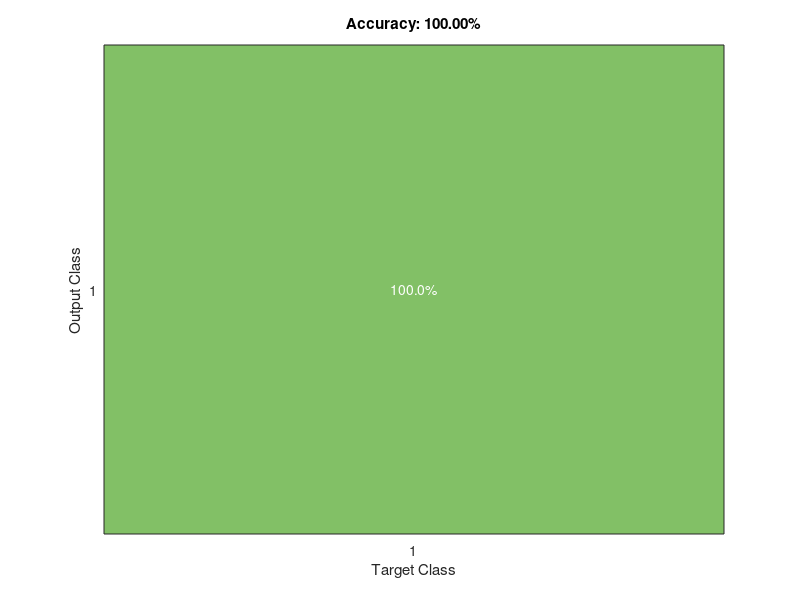

Recreate this plot in MATLAB.
function plotConfMat(varargin)
%PLOTCONFMAT plots the confusion matrix with colorscale, absolute numbers
%   and precision normalized percentages
%
%   usage: 
%   PLOTCONFMAT(confmat) plots the confmat with integers 1 to n as class labels
%   PLOTCONFMAT(confmat, labels) plots the confmat with the specified labels
%
%   Vahe Tshitoyan
%   20/08/2017
%
%   Arguments
%   confmat:            a square confusion matrix
%   labels (optional):  vector of class labels
% number of arguments
switch (nargin)
    case 0
       confmat = 1;
       labels = {'1'};
    case 1
       confmat = varargin{1};
       labels = 1:size(confmat, 1);
    otherwise
       confmat = varargin{1};
       labels = varargin{2};
end
confmat(isnan(confmat))=0; % in case there are NaN elements
numlabels = size(confmat, 1); % number of labels
% calculate the percentage accuracies
confpercent = 100*confmat;
% plotting the colors
imagesc(confpercent);
title(sprintf('Accuracy: %.2f%%', 100*trace(confmat)/sum(confmat(:))));
ylabel('Output Class'); xlabel('Target Class');
% set the colormap
%colormap(flipud(gray));
colormap summer
% Create strings from the matrix values and remove spaces
textStrings = num2str([confpercent(:)], '%.1f%%\n');
textStrings = strtrim(cellstr(textStrings));
% Create x and y coordinates for the strings and plot them
[x,y] = meshgrid(1:numlabels);
[row,col]=find(confpercent~=0);
ind_txt=find(confpercent~=0);

hStrings = text(row,col,textStrings(ind_txt,:), ...
    'HorizontalAlignment','center');


% Get the middle value of the color range
midValue = mean(get(gca,'CLim'));
% Choose white or black for the text color of the strings so
% they can be easily seen over the background color
textColors=zeros(length(ind_txt),3);
for i=1:length(ind_txt)
textColors(i,:) = confmat(row(i),col(i));
end



set(hStrings,{'Color'},num2cell(textColors,2));
% Setting the axis labels
set(gca,'XTick',1:numlabels,...
    'XTickLabel',labels,...
    'YTick',1:numlabels,...
    'YTickLabel',labels,...
    'TickLength',[0 0]);

end